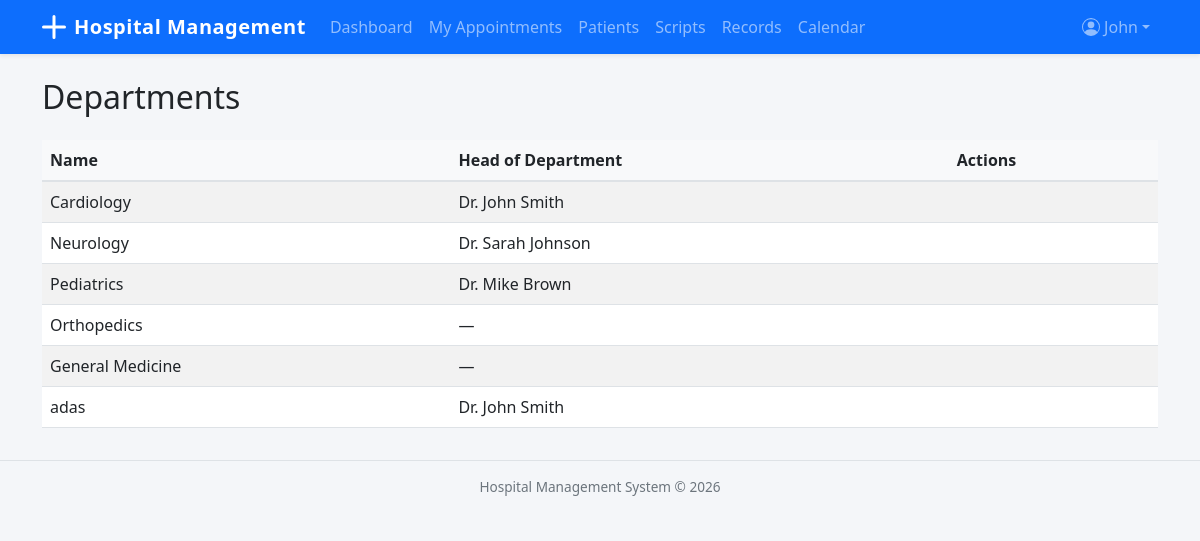
The page /departments/ (signed in) on the database as committed earlier.
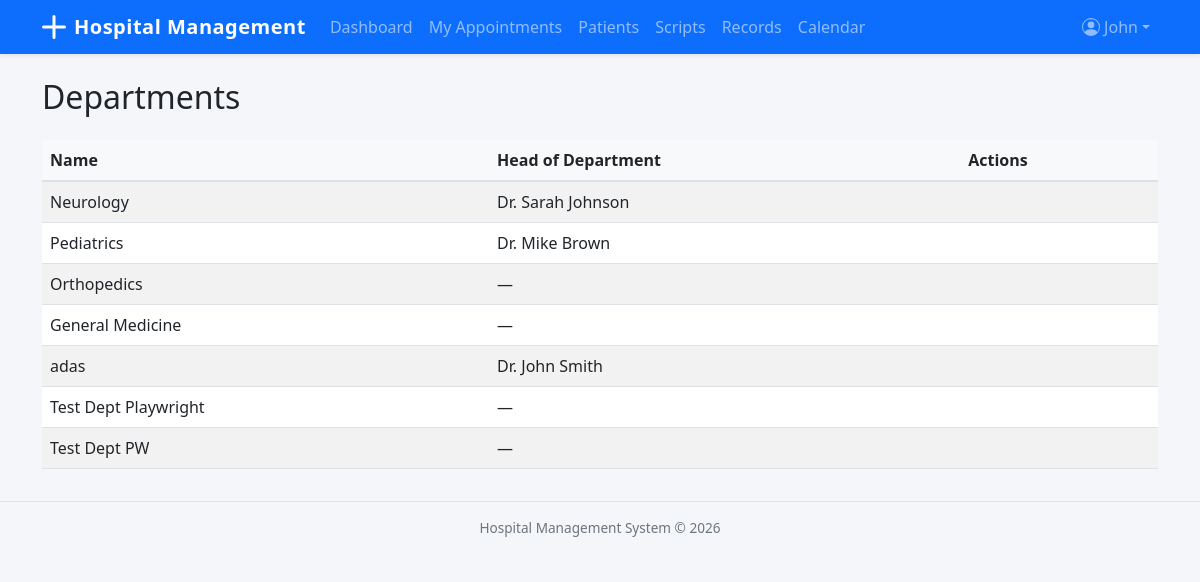
The same page on the database as committed later.
### departments/models.py (models this page shows, shortened)
class Department(models.Model):
    name = models.CharField(max_length=100, unique=True)
    description = models.TextField(blank=True)
    head_of_department = models.ForeignKey(
        'doctors.Doctor', on_delete=models.SET_NULL,
        null=True, blank=True, related_name='headed_departments'
    )

### doctors/models.py (models this page shows)
class Doctor(models.Model):
    user = models.OneToOneField(settings.AUTH_USER_MODEL, on_delete=models.CASCADE)
    department = models.ForeignKey(
        'departments.Department', on_delete=models.SET_NULL,
        null=True, blank=True, related_name='doctors'
    )
    specialization = models.CharField(max_length=100)
    qualification = models.CharField(max_length=200)
    experience_years = models.PositiveIntegerField(default=0)
    consultation_fee = models.DecimalField(max_digits=10, decimal_places=2, default=0)
    available_days = models.CharField(
        max_length=100,
        help_text="Comma-separated days (e.g., Monday,Tuesday,Wednesday)"
    )
    available_time_start = models.TimeField(null=True, blank=True)
    available_time_end = models.TimeField(null=True, blank=True)
    is_active = models.BooleanField(default=True)
    def __str__(self):
        return f"Dr. {self.user.get_full_name() or self.user.username}"

### accounts/models.py (models this page shows, shortened)
class User(AbstractUser):
    class Role(models.TextChoices):
        ADMIN = 'Admin', 'Admin'
        DOCTOR = 'Doctor', 'Doctor'
        RECEPTIONIST = 'Receptionist', 'Receptionist'
    role = models.CharField(max_length=20, choices=Role.choices, default=Role.RECEPTIONIST)
    phone_number = models.CharField(max_length=15, blank=True)

### departments/views.py (the view)
# urls.py: path('', views.DepartmentListView.as_view(), name='department_list'),
class DepartmentListView(LoginRequiredMixin, ListView):
    model = Department
    template_name = 'departments/department_list.html'
    context_object_name = 'departments'
    paginate_by = 20

### templates/departments/department_list.html (shortened to what this page needs)
{% extends 'base.html' %}
{% block content %}
<div class="d-flex justify-content-between align-items-center">
    <h2>Departments</h2>
</div>
<table class="table table-striped mt-3">
    <thead><tr><th>Name</th><th>Head of Department</th><th>Actions</th></tr></thead>
    <tbody>
    {% for dept in departments %}
    <tr>
        <td>{{ dept.name }}</td>
        <td>{{ dept.head_of_department|default:"—" }}</td>
        <td>
        </td>
    </tr>
    {% empty %}
    <tr><td colspan="3" class="text-muted">No departments yet.</td></tr>
    {% endfor %}
    </tbody>
</table>
{% endblock %}

Rows that differ between the two databases and show on the page:
removed Department: name "Cardiology", head_of_department "Dr. John Smith"
added Department: name "Test Dept Playwright", head_of_department "—"
added Department: name "Test Dept PW", head_of_department "—"
